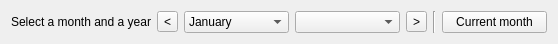
<?xml version="1.0" encoding="UTF-8"?>
<ui version="4.0">
 <class>wdgYearMonth</class>
 <widget class="QWidget" name="wdgYearMonth">
  <property name="geometry">
   <rect>
    <x>0</x>
    <y>0</y>
    <width>558</width>
    <height>33</height>
   </rect>
  </property>
  <property name="windowTitle">
   <string>Form</string>
  </property>
  <layout class="QVBoxLayout" name="verticalLayout">
   <item>
    <layout class="QHBoxLayout" name="horizontalLayout">
     <item>
      <widget class="QLabel" name="label">
       <property name="text">
        <string>Select a month and a year</string>
       </property>
      </widget>
     </item>
     <item>
      <widget class="QToolButton" name="cmdPrevious">
       <property name="text">
        <string>&lt;</string>
       </property>
      </widget>
     </item>
     <item>
      <widget class="QComboBox" name="cmbMonth">
       <item>
        <property name="text">
         <string>January</string>
        </property>
       </item>
       <item>
        <property name="text">
         <string>February</string>
        </property>
       </item>
       <item>
        <property name="text">
         <string>March</string>
        </property>
       </item>
       <item>
        <property name="text">
         <string>April</string>
        </property>
       </item>
       <item>
        <property name="text">
         <string>May</string>
        </property>
       </item>
       <item>
        <property name="text">
         <string>June</string>
        </property>
       </item>
       <item>
        <property name="text">
         <string>July</string>
        </property>
       </item>
       <item>
        <property name="text">
         <string>August</string>
        </property>
       </item>
       <item>
        <property name="text">
         <string>September</string>
        </property>
       </item>
       <item>
        <property name="text">
         <string>October</string>
        </property>
       </item>
       <item>
        <property name="text">
         <string>November</string>
        </property>
       </item>
       <item>
        <property name="text">
         <string>December</string>
        </property>
       </item>
      </widget>
     </item>
     <item>
      <widget class="QComboBox" name="cmbYear"/>
     </item>
     <item>
      <widget class="QToolButton" name="cmdNext">
       <property name="text">
        <string>&gt;</string>
       </property>
      </widget>
     </item>
     <item>
      <widget class="Line" name="line">
       <property name="orientation">
        <enum>Qt::Vertical</enum>
       </property>
      </widget>
     </item>
     <item>
      <widget class="QPushButton" name="cmdCurrent">
       <property name="text">
        <string>Current month</string>
       </property>
      </widget>
     </item>
    </layout>
   </item>
  </layout>
 </widget>
 <resources/>
 <connections/>
</ui>
